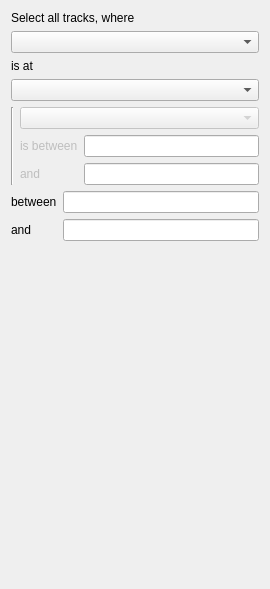
<?xml version="1.0" encoding="UTF-8"?>
<ui version="4.0">
 <class>Form</class>
 <widget class="QWidget" name="Form">
  <property name="geometry">
   <rect>
    <x>0</x>
    <y>0</y>
    <width>270</width>
    <height>589</height>
   </rect>
  </property>
  <property name="windowTitle">
   <string>Form</string>
  </property>
  <layout class="QGridLayout" name="gridLayout">
   <item row="1" column="0">
    <widget class="QComboBox" name="FilterArray"/>
   </item>
   <item row="0" column="0">
    <widget class="QLabel" name="label">
     <property name="text">
      <string>Select all tracks, where</string>
     </property>
    </widget>
   </item>
   <item row="2" column="0">
    <widget class="QLabel" name="label_2">
     <property name="text">
      <string>is at</string>
     </property>
    </widget>
   </item>
   <item row="3" column="0">
    <widget class="QComboBox" name="ModeSelection"/>
   </item>
   <item row="4" column="0">
    <layout class="QHBoxLayout" name="restrictionlayout1">
     <item>
      <widget class="Line" name="line">
       <property name="orientation">
        <enum>Qt::Vertical</enum>
       </property>
      </widget>
     </item>
     <item>
      <layout class="QVBoxLayout" name="verticalLayout">
       <item>
        <widget class="QComboBox" name="RestrictionArray">
         <property name="enabled">
          <bool>false</bool>
         </property>
        </widget>
       </item>
       <item>
        <layout class="QGridLayout" name="restrictionlayout">
         <item row="0" column="0">
          <widget class="QLabel" name="label_4">
           <property name="enabled">
            <bool>false</bool>
           </property>
           <property name="text">
            <string>is between</string>
           </property>
          </widget>
         </item>
         <item row="2" column="0">
          <widget class="QLabel" name="label_5">
           <property name="enabled">
            <bool>false</bool>
           </property>
           <property name="text">
            <string>and</string>
           </property>
          </widget>
         </item>
         <item row="0" column="1">
          <widget class="QLineEdit" name="Restriction_0"/>
         </item>
         <item row="2" column="1">
          <widget class="QLineEdit" name="Restriction_1"/>
         </item>
        </layout>
       </item>
      </layout>
     </item>
    </layout>
   </item>
   <item row="5" column="0">
    <layout class="QGridLayout" name="filterlayout">
     <item row="0" column="0">
      <widget class="QLabel" name="label_3">
       <property name="text">
        <string>between</string>
       </property>
      </widget>
     </item>
     <item row="2" column="0">
      <widget class="QLabel" name="label_6">
       <property name="text">
        <string>and</string>
       </property>
      </widget>
     </item>
     <item row="0" column="1">
      <widget class="QLineEdit" name="Filter_0"/>
     </item>
     <item row="2" column="1">
      <widget class="QLineEdit" name="Filter_1"/>
     </item>
    </layout>
   </item>
   <item row="6" column="0">
    <spacer name="verticalSpacer">
     <property name="orientation">
      <enum>Qt::Vertical</enum>
     </property>
     <property name="sizeHint" stdset="0">
      <size>
       <width>20</width>
       <height>40</height>
      </size>
     </property>
    </spacer>
   </item>
  </layout>
 </widget>
 <resources/>
 <connections/>
</ui>
